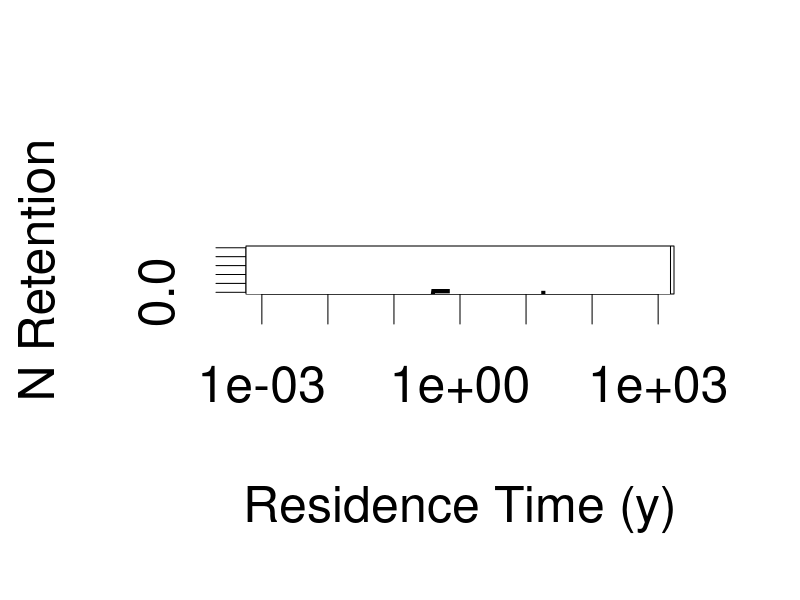

This figure's R source:
#########################
# N retention model
# From Verburg et al 2013
# Equation originally from Harrison et al 2009
# Rn=1-exp((-9.92tau)/z)
# Rn = proportion of N retained
# tau = residence time (years)
# z = mean depth (m)

# plot curve
pdf("N_retention.pdf")
par(cex=3)
curve(1-(exp((-9.92*x)/5)), .001, 1000, log = "x", ylab="N Retention", xlab = "Residence Time (y)", col = "lightblue")
curve(1-(exp((-9.92*x)/10)), .001, 1000, log = "x", ylab="N Retention", xlab = "Residence Time (y)", col = "blue", add = TRUE)
curve(1-(exp((-9.92*x)/20)), .001, 1000, log = "x", ylab="N Retention", xlab = "Residence Time (y)", add = TRUE)
legend("topleft", lty = 1,lwd = 2,legend = c("5 meters", "10 meters", "20 meters"), col = c("lightblue", "blue", "black"))


dev.off()

